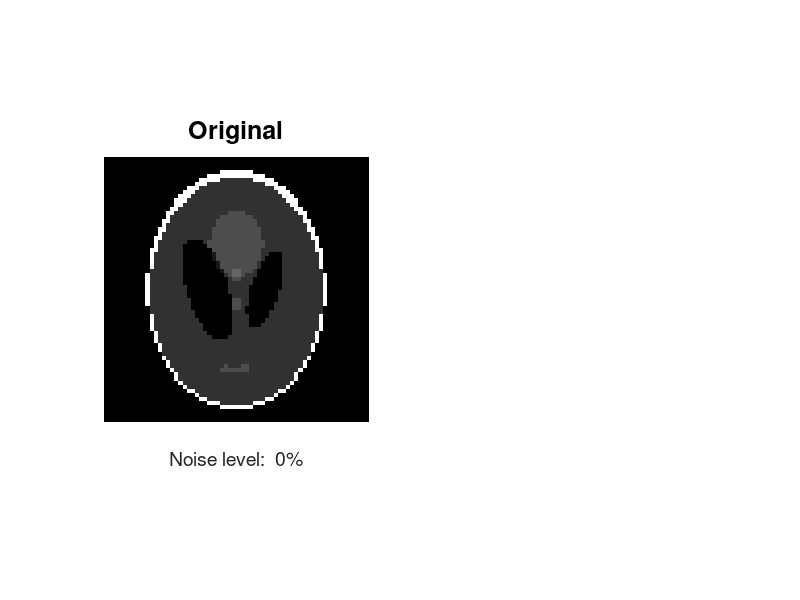

Write MATLAB code to recreate this figure. (Note: this script raises an error after producing the figure.)
% demo_phantom
%
% This demo shows how TVAL3 handles complex measurement matrix and how to
% trigger the continuation scheme to speed up the convergence.
% 
% I: 64x64 phantom (real, two-dimentional)
% A: random complex matrix without normality and orthogonality (complex)
% f: observation with/without noise (real)
%
% Written by: Chengbo Li
% Advisor: Prof. Yin Zhang and Wotao Yin
% CAAM department, Rice University
% 05/21/2009

clear; close all;
path(path,genpath(pwd));
fullscreen = get(0,'ScreenSize');

% problem size
n = 64;
ratio = .3;
p = n; q = n; % p x q is the size of image
m = round(ratio*n^2);

% sensing matrix
% A = randn(m,p*q) + i*randn(m,p*q);
A = (rand(m,p*q)-.5) + 1i*(rand(m,p*q)-.5);

% original image
I = phantom(n);
nrmI = norm(I,'fro');

% observation
sigma = .00;
f = A*I(:);
favg = mean(abs(f));
f = f + sigma*favg*(randn(m,1) + 1i*randn(m,1));

figure('Name','TVAL3','Position',...
    [fullscreen(1) fullscreen(2) fullscreen(3) fullscreen(4)]);
subplot(121); imshow(I,[]);
title('Original','fontsize',18); drawnow;
xlabel(sprintf('Noise level: %2d%%',sigma*100),'fontsize',14);

%% Run TVAL3
clear opts
opts.mu = 2^13;
opts.beta = 2^9;
opts.mu0 = 2^3;      % trigger continuation shceme
opts.beta0 = 2^0;    % trigger continuation scheme
opts.tol_inn = 1e-4;
opts.tol = 1e-5;
opts.maxit = 3000;
opts.TVnorm = 1;
opts.nonneg = true;
%opts.disp = true;
opts.Ut = I;


t = cputime;
[U, out] = TVAL3(A,f,p,q,opts);
t = cputime - t;

subplot(122); 
imshow(real(U),[]);
title('Recovered by TVAL3','fontsize',18);
xlabel(sprintf(' %2d%% measurements \n Rel-Err: %5.4f%%,   CPU: %4.2fs ',...
    ratio*100,norm(U-I,'fro')/nrmI*100,t),'fontsize',16);


plotting = 0;
if plotting
    figure(2);
    subplot(241); plot(out.lam1); title('\_al: ||w||');
    subplot(242); plot(out.lam2); title('\_al: ||Du-w||^2');
    subplot(243); plot(out.lam3); title('\_al: ||Au-f||^2');
    subplot(244); plot(abs(out.obj),'b-'); title('\_al: objective values');
    subplot(245); plot(out.res); title('\_al: residue');
    subplot(246); plot(abs(out.tau)); title('\_al: steplenths');
    subplot(247); plot(out.itrs); title('\_al: inner iterations');
    subplot(248); plot(abs(out.C),'r-'); title('\_al: reference vlaues');
    
    figure(3);
        semilogy(1:length(out.lam1),out.lam1,'b*:',1:length(out.lam2),sqrt(out.lam2),'rx:',...
        1:length(out.lam3),sqrt(out.lam3),'g.--', 1:length(out.f),sqrt(out.f),'m+-');
    legend('lam1(||w||_1)','lam2(||D(d_tu)-w||_2)','lam3(||Au-b||_2)','obj function');
end